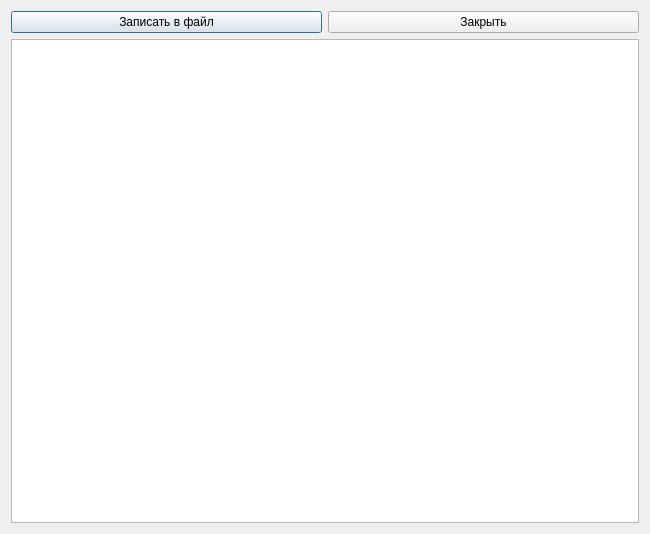
<?xml version="1.0" encoding="UTF-8"?>
<ui version="4.0">
 <class>NormalMatrixForm</class>
 <widget class="QDialog" name="NormalMatrixForm">
  <property name="geometry">
   <rect>
    <x>0</x>
    <y>0</y>
    <width>650</width>
    <height>534</height>
   </rect>
  </property>
  <property name="windowTitle">
   <string>Матрица нормальных уравнений поправок</string>
  </property>
  <layout class="QVBoxLayout" name="verticalLayout">
   <item>
    <layout class="QHBoxLayout" name="horizontalLayout_2">
     <item>
      <widget class="QPushButton" name="pushButton_2">
       <property name="text">
        <string>Записать в файл</string>
       </property>
      </widget>
     </item>
     <item>
      <widget class="QPushButton" name="pushButton">
       <property name="text">
        <string>Закрыть</string>
       </property>
      </widget>
     </item>
    </layout>
   </item>
   <item>
    <widget class="QTableWidget" name="tableWidget"/>
   </item>
  </layout>
 </widget>
 <resources/>
 <connections/>
</ui>
